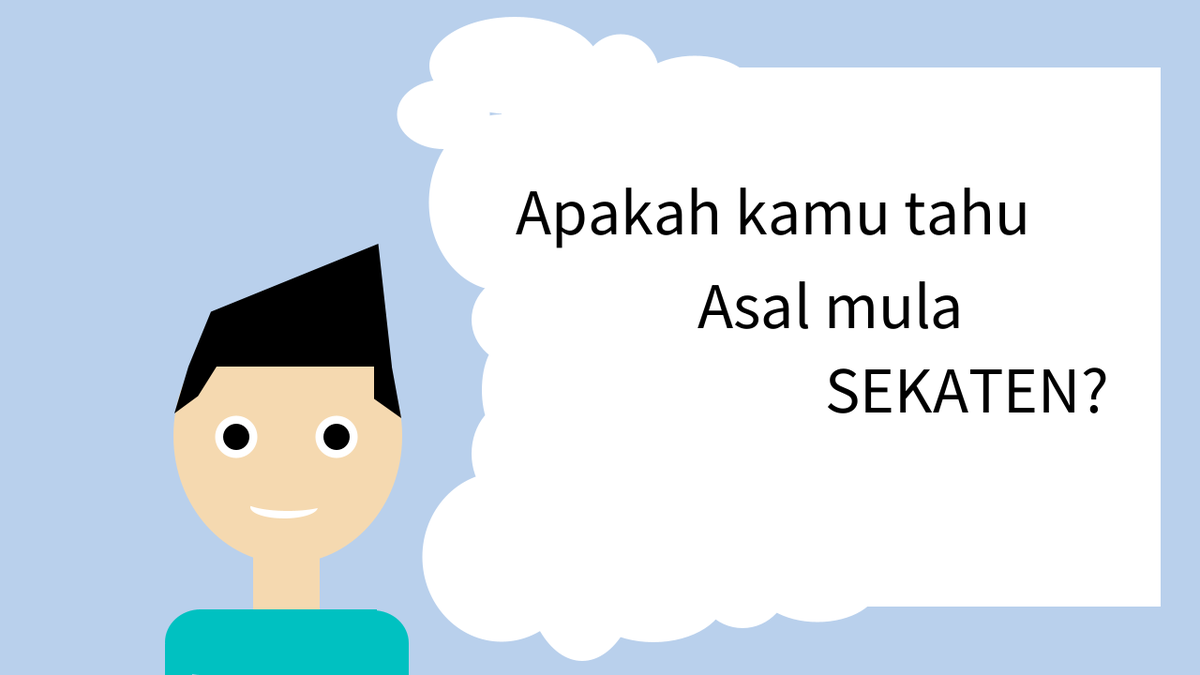
Frame 1 (no input)
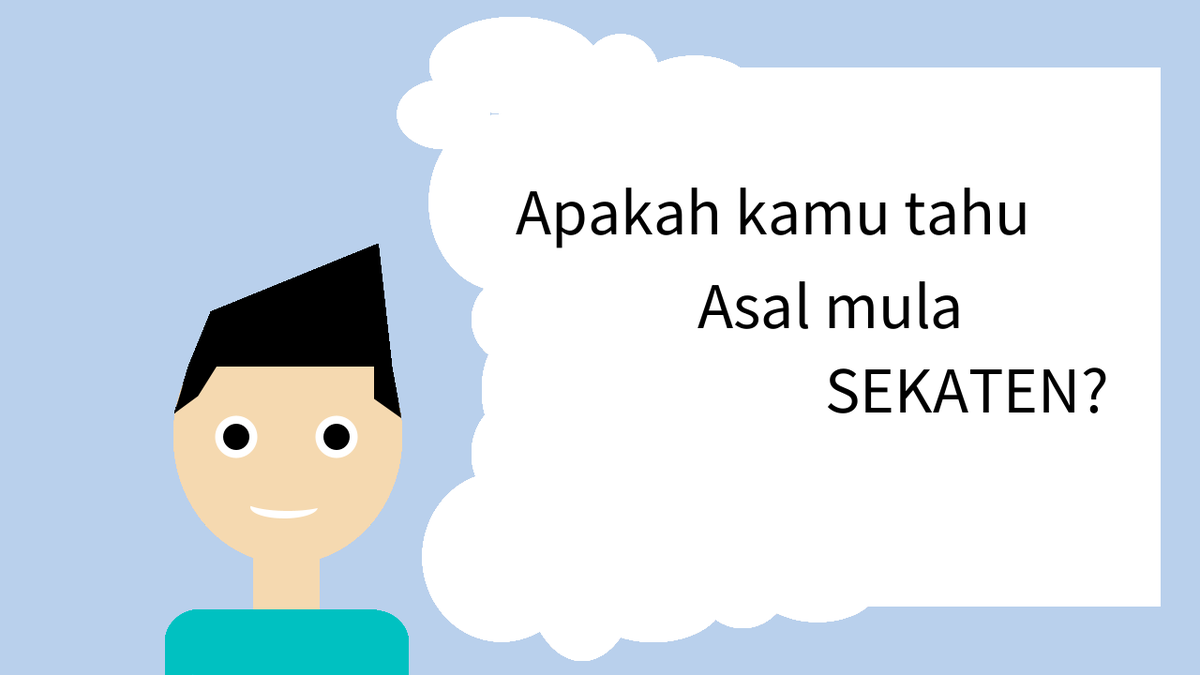
Frame 60 (the mouse pressed at the canvas centre just before this capture)
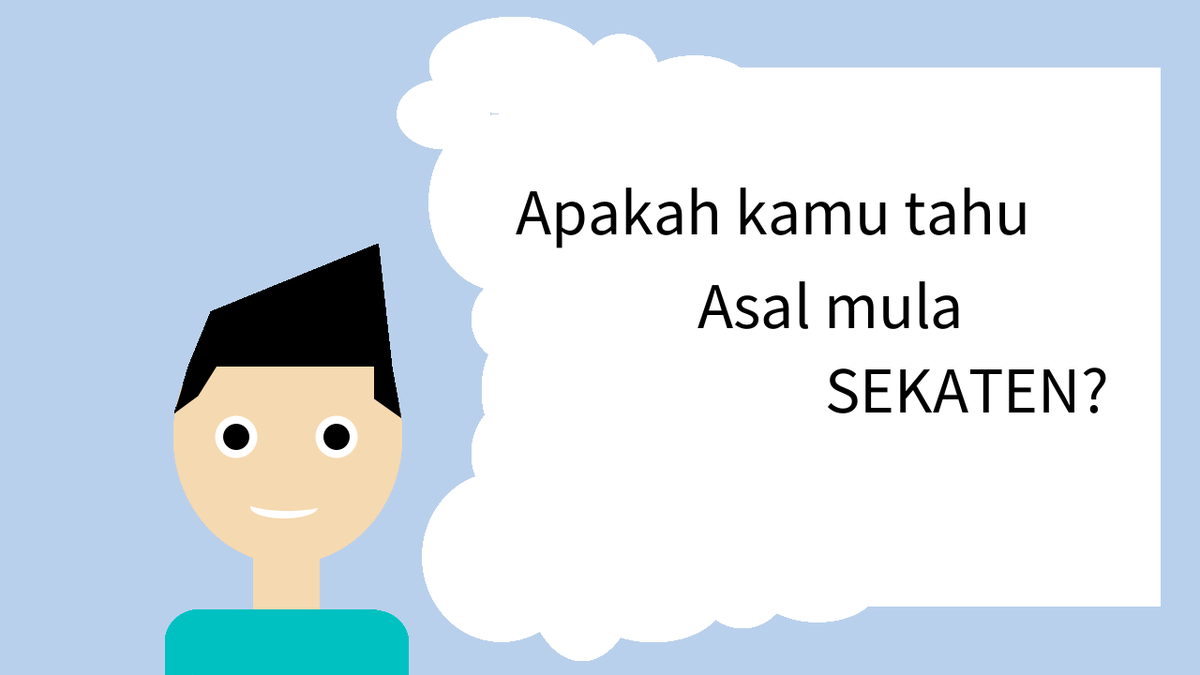
Frame 120 (the mouse held since frame 60 and released just before this capture)

The Processing sketch that drew these frames (run headless with seeded random() and noise(); from frame 60 on, the mouse is pressed at the canvas centre):

// Processing sketch: apaitu_skaten_scene_2
// ── apaitu_skaten_scene_2.pde
void setup(){
  size(1280, 720);
  noStroke();
  background(185, 208, 236);
}

void draw(){
  //orang
  //muka
  fill(245, 217, 176);
  ellipse(185+(244/2), 329+(272/2), 244, 272);
  //rambut
  fill(0);
  quad(225, 332.5, 201, 391, 418, 391, 403.5, 260);
  quad(201, 391, 186, 441, 211.2, 422.5, 231, 391);
  quad(399, 391, 399, 425.4, 428, 446, 417.9, 391);
  //mulut
  fill(255);
  ellipse(267+(72/2), 529+(24/2), 72, 24);
  fill(245, 217, 176);
  ellipse(259+(96/2), 521+12, 96, 24);
  //mata
  fill(255);
  ellipse(230+(45/2), 444+(45/2), 45, 45);
  ellipse(337+(45/2), 444+(45/2), 45, 45);
  fill(0);
  ellipse(238+14, 452+14, 28, 28);
  ellipse(345+14, 452+14, 28, 28);
  //badan
  fill(245, 217, 176);
  rect(270, 577, 71, 73);
  fill(0, 193, 193);
  rect(212, 650 , 190, 71);
  ellipse(176+(76/2), 650+(70/2), 76, 70);
  ellipse(360+(76/2), 651+(70/2) ,76, 70);
  rect(176, 687, 29, 33);
  rect(407, 686, 29, 34);
  
  //papan awan
  fill(255);
  rect(535, 72, 703, 575);
  ellipse(676+(131/2), 60+(79/2), 131, 79);
  ellipse(621+(82/2), 37+(85/2), 82, 85);
  ellipse(458+(182/2), 18+(104/2), 182, 104);
  ellipse(424+(99/2), 85+(74/2), 99, 74);
  ellipse(458+(155/2), 122+(188/2), 155, 188);
  ellipse(503+(110/2), 291+(100/2), 110, 100);
  ellipse(514+(44/2), 366+(100/2), 44, 100);
  ellipse(503+(92/2), 428+(113/2), 92, 113);
  ellipse(451+(169/2), 504+(181/2), 169, 181);
  ellipse(558+(127/2), 489+(216/2), 127, 216);
  ellipse(620+(155/2), 585+(100/2), 155, 100);
  ellipse(741+(102/2), 562+(108/2), 102, 108);
  ellipse(807+(131/2), 585+(79/2), 131, 79);
  
   fill(0);
  textSize(70);
  text("Apakah kamu tahu", 550, 250);
  text("Asal mula ", 744, 350);
  text("SEKATEN?", 880, 440);
}
